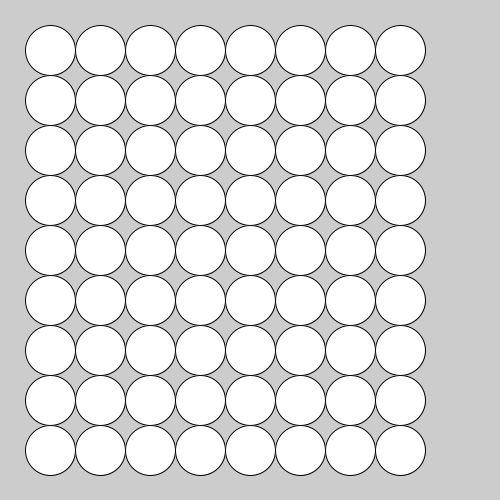
Frame 1 (no input)
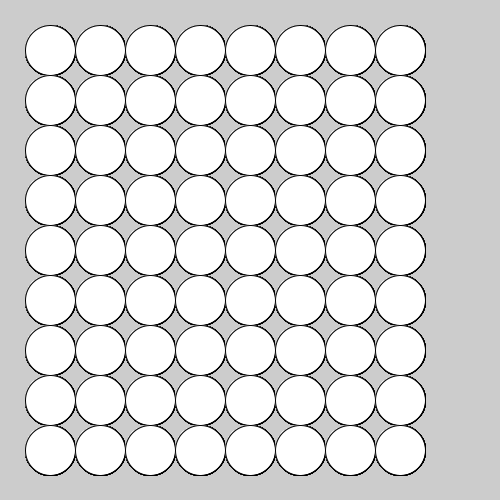
Frame 60 (the mouse pressed at the canvas centre just before this capture)
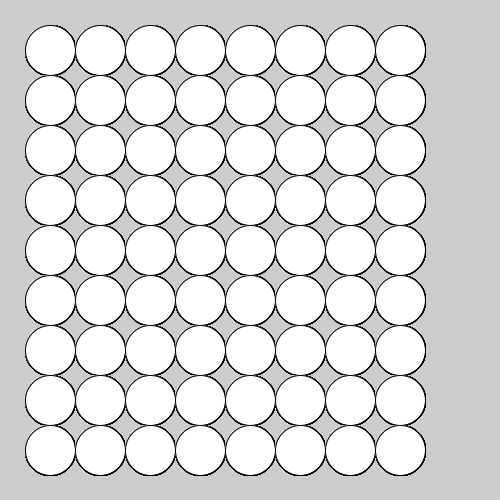
Frame 120 (the mouse held since frame 60 and released just before this capture)

The Processing sketch that drew these frames (run headless with seeded random() and noise(); from frame 60 on, the mouse is pressed at the canvas centre):

// Processing sketch: week04_5_simple_go
// ── week04_5_simple_go.pde
void setup(){
  size(500,500); 
}
void draw(){
  //用迴圈，來畫出粉多棋
  for(int x=50;x<450;x+=50){
   for(int y=50;y<=450;y+=50){
    ellipse(x,y,50,50); 
   }
  }
}
